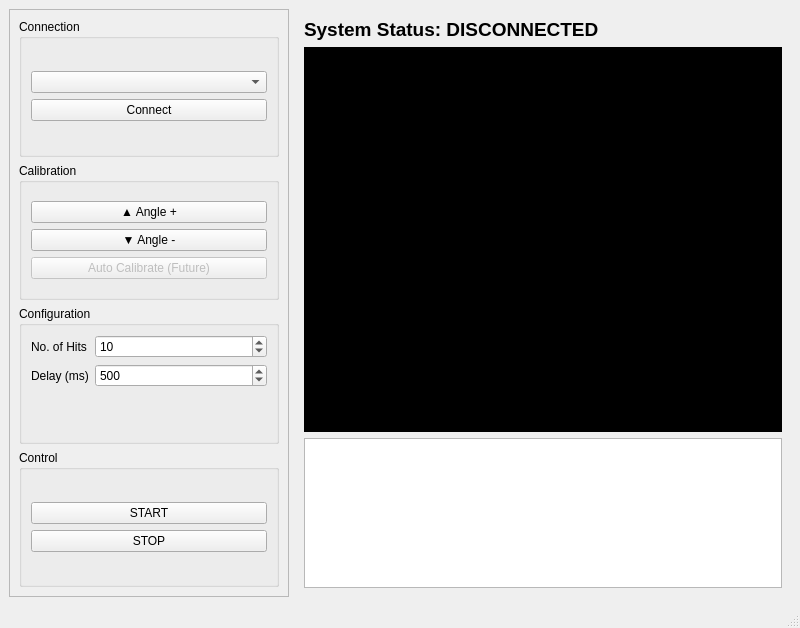
<?xml version="1.0" encoding="UTF-8"?>
<ui version="4.0">
 <class>MainWindow</class>
 <widget class="QMainWindow" name="MainWindow">
  <property name="geometry">
   <rect>
    <x>0</x>
    <y>0</y>
    <width>800</width>
    <height>628</height>
   </rect>
  </property>
  <property name="windowTitle">
   <string>MainWindow</string>
  </property>
  <widget class="QWidget" name="centralwidget">
   <layout class="QHBoxLayout" name="horizontalLayout_2">
    <item>
     <layout class="QHBoxLayout" name="horizontalLayout">
      <item>
       <widget class="QFrame" name="frame">
        <property name="minimumSize">
         <size>
          <width>280</width>
          <height>0</height>
         </size>
        </property>
        <property name="maximumSize">
         <size>
          <width>300</width>
          <height>16777215</height>
         </size>
        </property>
        <property name="frameShape">
         <enum>QFrame::Shape::StyledPanel</enum>
        </property>
        <property name="frameShadow">
         <enum>QFrame::Shadow::Raised</enum>
        </property>
        <layout class="QVBoxLayout" name="verticalLayout_2">
         <item>
          <layout class="QVBoxLayout" name="verticalLayout">
           <item>
            <widget class="QGroupBox" name="groupBox">
             <property name="title">
              <string>Connection</string>
             </property>
             <layout class="QVBoxLayout" name="verticalLayout_4">
              <item>
               <layout class="QVBoxLayout" name="verticalLayout_3">
                <item>
                 <widget class="QComboBox" name="comboPort"/>
                </item>
                <item>
                 <widget class="QPushButton" name="btnConnect">
                  <property name="text">
                   <string>Connect</string>
                  </property>
                 </widget>
                </item>
               </layout>
              </item>
             </layout>
            </widget>
           </item>
           <item>
            <widget class="QGroupBox" name="groupBox_2">
             <property name="title">
              <string>Calibration</string>
             </property>
             <layout class="QGridLayout" name="gridLayout_2">
              <item row="0" column="0">
               <layout class="QGridLayout" name="gridLayout">
                <item row="1" column="0">
                 <widget class="QPushButton" name="btnDecAngle">
                  <property name="text">
                   <string>▼ Angle -</string>
                  </property>
                 </widget>
                </item>
                <item row="0" column="0">
                 <widget class="QPushButton" name="btnIncAngle">
                  <property name="text">
                   <string>▲ Angle +</string>
                  </property>
                 </widget>
                </item>
                <item row="2" column="0">
                 <widget class="QPushButton" name="btnAutoCalib">
                  <property name="enabled">
                   <bool>false</bool>
                  </property>
                  <property name="text">
                   <string>Auto Calibrate (Future)</string>
                  </property>
                 </widget>
                </item>
               </layout>
              </item>
             </layout>
            </widget>
           </item>
           <item>
            <widget class="QGroupBox" name="groupBox_3">
             <property name="title">
              <string>Configuration</string>
             </property>
             <layout class="QFormLayout" name="formLayout_5">
              <item row="0" column="0" colspan="2">
               <layout class="QFormLayout" name="formLayout_4">
                <item row="0" column="0">
                 <widget class="QLabel" name="label">
                  <property name="text">
                   <string>No. of Hits</string>
                  </property>
                 </widget>
                </item>
                <item row="1" column="0">
                 <widget class="QLabel" name="label_2">
                  <property name="text">
                   <string>Delay (ms)</string>
                  </property>
                 </widget>
                </item>
                <item row="0" column="1">
                 <widget class="QSpinBox" name="spinHits">
                  <property name="maximum">
                   <number>9999</number>
                  </property>
                  <property name="value">
                   <number>10</number>
                  </property>
                 </widget>
                </item>
                <item row="1" column="1">
                 <widget class="QSpinBox" name="spinDelay">
                  <property name="maximum">
                   <number>5000</number>
                  </property>
                  <property name="value">
                   <number>500</number>
                  </property>
                 </widget>
                </item>
               </layout>
              </item>
             </layout>
            </widget>
           </item>
           <item>
            <widget class="QGroupBox" name="groupBox_4">
             <property name="title">
              <string>Control</string>
             </property>
             <layout class="QVBoxLayout" name="verticalLayout_6">
              <item>
               <layout class="QVBoxLayout" name="verticalLayout_5">
                <item>
                 <widget class="QPushButton" name="btnStart">
                  <property name="text">
                   <string>START</string>
                  </property>
                 </widget>
                </item>
                <item>
                 <widget class="QPushButton" name="btnStop">
                  <property name="text">
                   <string>STOP</string>
                  </property>
                 </widget>
                </item>
               </layout>
              </item>
             </layout>
            </widget>
           </item>
          </layout>
         </item>
        </layout>
       </widget>
      </item>
      <item>
       <widget class="QWidget" name="widget" native="true">
        <layout class="QVBoxLayout" name="verticalLayout_9">
         <item>
          <layout class="QVBoxLayout" name="verticalLayout_8">
           <item>
            <widget class="QLabel" name="lblStatus">
             <property name="font">
              <font>
               <pointsize>14</pointsize>
               <bold>true</bold>
              </font>
             </property>
             <property name="text">
              <string>System Status: DISCONNECTED</string>
             </property>
            </widget>
           </item>
           <item>
            <widget class="QCustomPlot" name="frameGraph" native="true">
             <property name="sizePolicy">
              <sizepolicy hsizetype="Expanding" vsizetype="Expanding">
               <horstretch>0</horstretch>
               <verstretch>0</verstretch>
              </sizepolicy>
             </property>
             <property name="styleSheet">
              <string notr="true">background-color: black;</string>
             </property>
            </widget>
           </item>
           <item>
            <widget class="QTextEdit" name="txtLog">
             <property name="maximumSize">
              <size>
               <width>16777215</width>
               <height>150</height>
              </size>
             </property>
             <property name="readOnly">
              <bool>true</bool>
             </property>
            </widget>
           </item>
          </layout>
         </item>
        </layout>
       </widget>
      </item>
     </layout>
    </item>
   </layout>
  </widget>
  <widget class="QMenuBar" name="menubar">
   <property name="geometry">
    <rect>
     <x>0</x>
     <y>0</y>
     <width>800</width>
     <height>25</height>
    </rect>
   </property>
  </widget>
  <widget class="QStatusBar" name="statusbar"/>
 </widget>
 <customwidgets>
  <customwidget>
   <class>QCustomPlot</class>
   <extends>QWidget</extends>
   <header>qcustomplot.h</header>
   <container>1</container>
  </customwidget>
 </customwidgets>
 <resources/>
 <connections/>
</ui>
